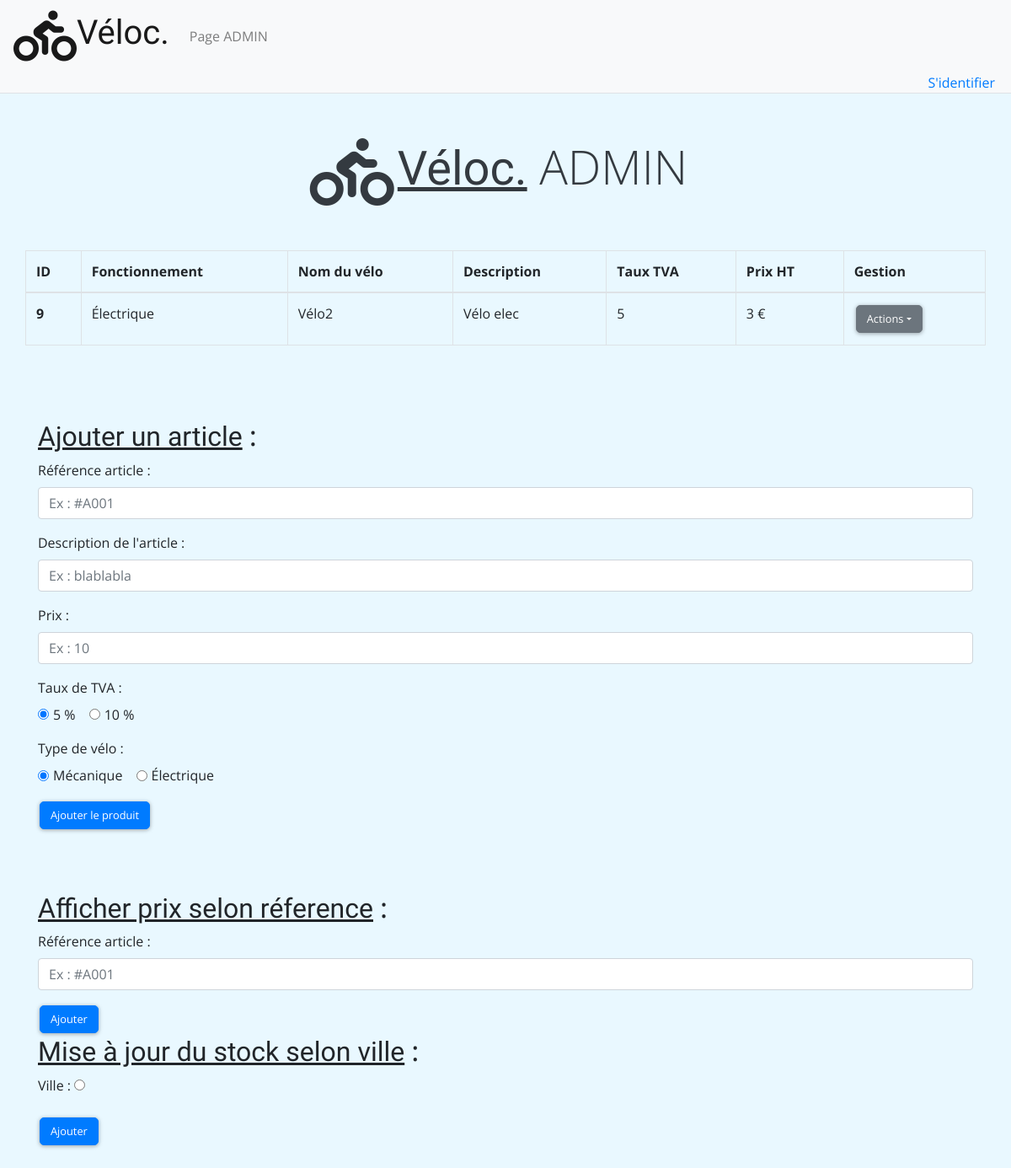
/admin/admin.php, run on the app's committed database.
### tables this page shows
CREATE TABLE IF NOT EXISTS `articles` (
  `idarticles` int(11) NOT NULL AUTO_INCREMENT,
  `nom_article` varchar(45) NOT NULL,
  `description_article` varchar(45) NOT NULL,
  `prix_article_HT` int(11) NOT NULL,
  `taux_tva` int(11) NOT NULL,
  `type_article` tinyint(1) NOT NULL COMMENT '0 = meca; 1=elec',
  PRIMARY KEY (`idarticles`)
);

### admin/admin.php (the view, shortened to what this page needs)
<?php
    $db = connect("veloc");
    if(isset($_GET["idarticles"])){
        $idarticles = trim(htmlspecialchars($_GET["idarticles"]));
    }else{
        $idarticles = null;
    }
    if(isset($_POST["nom_article"])){
        $nom_article = trim(htmlspecialchars($_POST["nom_article"]));
    }else{
        $nom_article = null;
    }
    if(isset($_POST["description_article"])){
        $description_article = trim(htmlspecialchars($_POST["description_article"]));
    }else{
        $description_article = null;
    }
    if(isset($_POST["type_article"])){
        $type_article = trim(htmlspecialchars($_POST["type_article"]));
    }else{
        $type_article = null;
    }
    if(isset($_POST["taux_tva"])){
        $taux_tva = trim(htmlspecialchars($_POST["taux_tva"]));
    }else{
        $taux_tva = null;
    }
    if(isset($_POST["prix_article_HT"])){
        $prix_article_HT = trim(htmlspecialchars($_POST["prix_article_HT"]));
    }else{
        $prix_article_HT = null;
    }
?>
<!doctype html>
    <html lang="fr">
        <head>
            <link rel="stylesheet" href="https://stackpath.bootstrapcdn.com/bootstrap/4.3.1/css/bootstrap.min.css">
            <link rel="stylesheet" href="../assets/style.css"/>
        </head>
        <body>
            <div id="contenu_principal">
                <header class="border-bottom bg-light fixed-top roboto">
                    <nav class="navbar navbar-expand-lg navbar-light bg-light">
                        <a class="navbar-brand d-flex" href="#">
                            <i class="fas fa-biking fa-3x"></i>
                            <h1><span class="righteous">Véloc.</span></h1>
                        </a>
                        <div class="collapse navbar-collapse" id="navbarNav">
                            <ul class="navbar-nav">
                                <li class="nav-item">
                                    <a class="nav-link" href="#">Page ADMIN</a>
                                </li>
                            </ul>
                        </div>
                    </nav>
                    <div class="col-12 d-flex justify-content-end">
                        <a href="" class="pr-1" data-toggle="modal" data-target="#modalSignIn">S'identifier </a>
                    </div>
                </header>
                <section class="roboto">
                    <div class="" id="home">
                        <h1 class="mb-4">
                            <a class="navbar-brand d-flex justify-content-center text-dark text-center text-wrap" href="#">
                                <i class="fas fa-biking fa-4x mr-1"></i>
                                <h2 class="display-4"><u><span class="righteous">Véloc.</span></u> ADMIN</h2>
                            </a>
                        </h1>
                        <br>
<?php
    try{
        $req = $db->prepare("SELECT * FROM articles ");
        $req-> bindParam(":idarticles", $idarticles, PDO::PARAM_INT);
        $req-> bindParam(":nom_article", $nom_article, PDO::PARAM_STR);
        $req-> bindParam(":description_article", $description_article, PDO::PARAM_STR);
        $req-> bindParam(":type_article", $type_article, PDO::PARAM_INT);
        $req-> bindParam(":taux_tva", $taux_tva, PDO::PARAM_INT);
        $req-> bindParam(":prix_article_HT", $prix_article_HT, PDO::PARAM_INT);
        $req->execute();
?>
                        <table class="container table table-bordered">
                            <thead>
                                <tr>
                                    <th scope="col">ID</th>
                                    <th scope="col">Fonctionnement</th>
                                    <th scope="col">Nom du vélo</th>
                                    <th scope="col">Description</th>
                                    <th scope="col">Taux TVA</th>
                                    <th scope="col">Prix HT</th>
                                    <th scope="col">Gestion</th>
                                </tr>
                            </thead>
                            <tbody>
<?php
        while($data = $req->fetchObject()){
            if($data->type_article == 0){
                $data->type_article = "Mécanique";
            }elseif($data->type_article == 1){
                $data->type_article = "Électrique";
            }else{
                $data->type_article = "Inconnu";
            }
?>
                                <tr>
                                    <th scope="row"><?php echo $data->idarticles; ?></th>
                                    <td><?php echo $data->type_article; ?></td>
                                    <td><?php echo $data->nom_article; ?></td>
                                    <td><?php echo $data->description_article; ?></td>
                                    <td><?php echo $data->taux_tva; ?></td>
                                    <td><?php echo $data->prix_article_HT; ?> €</td>
                                    <td>
                                        <button class="btn btn-secondary dropdown-toggle" type="button" id="dropdownGestion" data-toggle="dropdown" aria-haspopup="true" aria-expanded="false">Actions</button>
                                    </td>
                                </tr>
<?php
        }
    }catch (Exception $e){
        echo $e->getMessage();
    }
?>
                            </tbody>
                        </table>
                        <br><br><br>
                        <div class="container">
                            <h2 class=""><u><span class="righteous">Ajouter un article</u> :</span></h2>
                            <form method="POST" action="recueil.php">
                                <div class="form-group">
                                    <label for="nom_article"> Référence article :</label>
                                    <input type="text" class="form-control" id="nom_article" aria-describedby="ref" name="nom_article" placeholder="Ex : #A001">
                                </div>
                                <div class="form-group">
                                    <label for="description_article"> Description de l'article :</label>
                                    <input type="text" class="form-control" id="description_article" aria-describedby="ref" name="description_article" placeholder="Ex : blablabla">
                                </div>
                                <div class="form-group">
                                    <label for="prix_article_HT"> Prix :</label>
                                    <input type="number" class="form-control" id="prix_article_HT" aria-describedby="ref" name="prix_article_HT" placeholder="Ex : 10">
                                </div>
                                <div class="form-group">
                                    <label for="taux_tva"> Taux de TVA :</label><br>
                                    <div class="form-check form-check-inline">
                                        <input class="form-check-input" type="radio" name="taux_tva" id="taux_tva1" value="5" checked>
                                        <label class="form-check-label" for="taux_tva1">5 %</label>
                                    </div>
                                    <div class="form-check form-check-inline">
                                        <input class="form-check-input" type="radio" name="taux_tva" id="taux_tva2" value="10">
                                        <label class="form-check-label" for="taux_tva2">10 %</label>
                                    </div>
                                </div>
                                <div class="form-group">
                                    <label for="type_article"> Type de vélo :</label><br>
                                    <div class="form-check form-check-inline">
                                        <input class="form-check-input" type="radio" name="type_article" id="type_article1" value="0" checked>
                                        <label class="form-check-label" for="type_article1">Mécanique</label>
                                    </div>
                                    <div class="form-check form-check-inline">
                                        <input class="form-check-input" type="radio" name="type_article" id="type_article2" value="1">
                                        <label class="form-check-label" for="type_article2">Électrique</label>
                                    </div>
                                </div>
                                <button name="submitAjoutArticle" type="submit" class="btn btn-primary">Ajouter le produit</button>
                            </form>
                        </div>
                        <br><br><br>
                        <div class="container">
                            <h2 class=""><u><span class="righteous">Afficher prix selon réference</u> :</span></h2>
                            <form method="POST" action="showArticle.php">
                                <div class="form-group">
                                    <label for="nom_article"> Référence article :</label>
                                    <input type="text" class="form-control" id="nom_article" aria-describedby="ref" name="nom_article" placeholder="Ex : #A001">
                                </div>
                                <button type="submit" class="btn btn-primary">Ajouter</button>
                            </form>
                        </div>
                        <div class="container">
                        <h2 class=""><u><span class="righteous">Mise à jour du stock selon ville</u> :</span></h2>
                        <form method="POST" action="showArticle.php">
                            <div class="form-group">
                                <label for="nom_ville"> Ville :</label>
                                <input type="radio" id="nom_ville" aria-describedby="ref" name="nom_ville" value="Paris">
                            </div>
                            <button type="submit" class="btn btn-primary">Ajouter</button>
                        </form>
                        </div>
                    </div>
            </div>
  </body>
</html>

### assets/style.css (style rules this page uses)
*, *:before, *:after { box-sizing: border-box; -webkit-font-smoothing: antialiased; -moz-osx-font-smoothing: grayscale; }
#contenu_principal { overflow-x: -moz-hidden-unscrollable; }
section { overflow-x: hidden; overflow-y: hidden; padding-top: 109px; }
#home { background-color: #e9f8ff ; padding-top: 50px; padding-bottom: 85px; }
.righteous { font-family: 'Righteous', cursive!important; }
.roboto { font-family: 'Open Sans', sans-serif; }
.btn { clear:both; white-space:nowrap; font-size:.8em; display:inline-block; border-radius:5px; box-shadow: 0 1px 5px 0 rgba(0, 0, 0, 0.35); margin:2px; -webkit-transition:all .5s; -moz-transition:all .5s; transition:all .5s; overflow:hidden }

### data on the page
articles: idarticles "9", type_article "Électrique", nom_article "Vélo2", description_article "Vélo elec", taux_tva "5", prix_article_HT "3"
